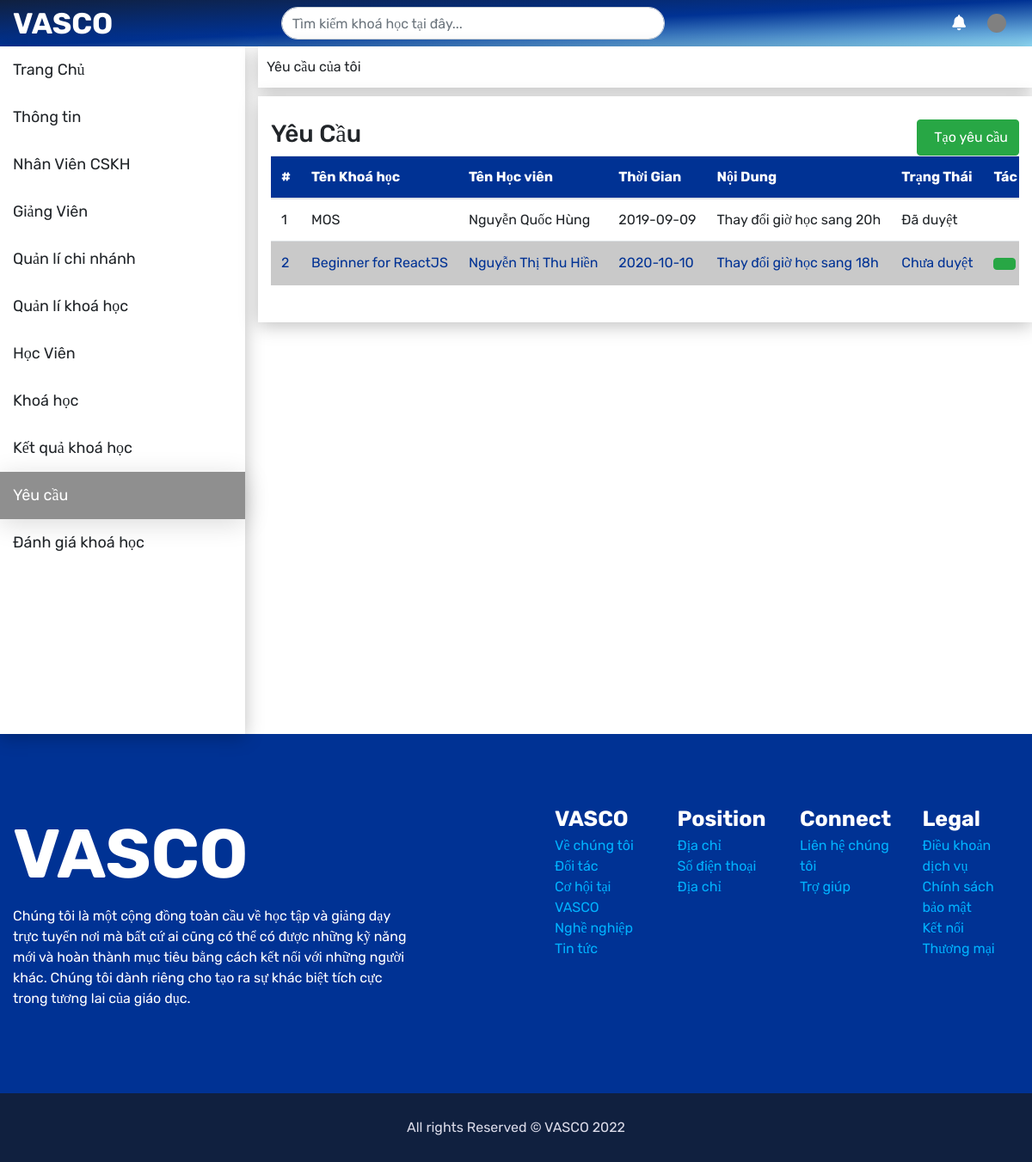
/staff/request.php, run on the app's committed database.
### tables this page shows
CREATE TABLE `request` (
  `time` date NOT NULL,
  `course_id` varchar(7) NOT NULL,
  `student_id` varchar(7) NOT NULL,
  `content` text DEFAULT NULL,
  `status` int(11) DEFAULT NULL
);

CREATE TABLE `course` (
  `course_id` varchar(7) NOT NULL,
  `start_date` date DEFAULT NULL,
  `level` varchar(255) DEFAULT NULL,
  `fee` varchar(255) DEFAULT NULL,
  `name` varchar(255) DEFAULT NULL,
  `length` varchar(255) DEFAULT NULL,
  `time` varchar(255) DEFAULT NULL,
  `manager_id` varchar(255) NOT NULL
);

CREATE TABLE `student` (
  `student_id` varchar(7) NOT NULL,
  `name` varchar(55) NOT NULL,
  `address` varchar(255) DEFAULT NULL,
  `dob` date DEFAULT NULL,
  `age` varchar(3) DEFAULT NULL
);

### staff/request.php (the view, shortened to what this page needs)
<?php
    include('../config/ketnoi.php');
?>
<!doctype html>
<html lang="en">
  <head>
    <link rel="stylesheet" href="../css/allcss.css">
    <link rel="stylesheet" href="../css/header.css">
    <link rel="stylesheet" href="../css/footer.css">
    <link rel="stylesheet" href="./css/header.css">
    <link rel="stylesheet" href="./css/nav-bar.css">
    <link rel="stylesheet" href="./css/profile.css">
    <link rel="stylesheet" href="./css/mycourse.css">
    <link rel="stylesheet" href="https://cdnjs.cloudflare.com/ajax/libs/font-awesome/6.2.0/css/all.min.css">
    <link rel="stylesheet" href="https://stackpath.bootstrapcdn.com/bootstrap/4.3.1/css/bootstrap.min.css">
  </head>
  <body>
    <?php require "./partial/header-logined.php"?>
    <div class="content container-fluid !direction !spacing">
      <div class="row">
        <div class="col-3 navigation-bar">
          <?php require "./partial/nav-bar.php"?>
        </div>
        <div class="col-9">
          <div class="link row">
              <div class="text">Yêu cầu của tôi</div>
          </div>
          <div class="wrapper-content row">
            <div class="container-fluid">
                <div class="row">
                    <div class="col-sm-12">
                        <div class="white-box">
                          <div class="title row">
                            <h3 class="box-title">Yêu Cầu</h3>
                            <button type="button" class="btn btn-success" data-toggle="modal" data-target="#createRequestModal">
                              <iconify-icon icon="material-symbols:add-box"></iconify-icon>Tạo yêu cầu
                            </button>
                          </div>
                            <div class="table-responsive">
                                <table class="table text-nowrap">
                                    <thead>
                                        <tr>
                                            <th>#</th>
                                            <th>Tên Khoá học</th>
                                            <th>Tên Học viên</th>
                                            <th>Thời Gian</th>
                                            <th>Nội Dung</th>
                                            <th>Trạng Thái</th>
                                            <th>Tác vụ</th>
                                        </tr>
                                    </thead>
                                    <tbody>
                                      <?php
                                      $sqlrequest = $con->query("SELECT request.time, request.content, request.status , student.name as student_name, course.name as course_name
                                      FROM (request INNER JOIN course ON request.course_id = course.course_id)
                                      INNER JOIN student ON student.student_id = request.student_id
                                      ");
                                      if ($sqlrequest->num_rows > 0) {
                                        $i = 0;
                                        $output = '';
                                        while( $rowrequest = $sqlrequest->fetch_assoc()) {
                                          $i++;
                                          $output .= '<tr>
                                          <td>'.$i.'</td>
                                          <td>'.$rowrequest['course_name'].'</td>
                                          <td>'.$rowrequest['student_name'].'</td>
                                          <td>'.$rowrequest['time'].'</td>
                                          <td>'.$rowrequest['content'].'</td>';
                                            if($rowrequest['status'] == 1){
                                              $output.= '
                                                      <td>Chưa duyệt</td>
                                                      <td style = "font-size: 18px">
                                                          <button type="button" data-toggle="modal" data-target="#acceptRequestModal" class="btn btn-success"><iconify-icon icon="healthicons:yes"></iconify-icon></button>
                                                          <button type="button" data-toggle="modal" data-target="#deleteRequestModal" class="btn btn-danger deletecourse" style="color: #fff"><iconify-icon icon="mdi:trash"></iconify-icon></button>
                                                        </td>
                                                      </tr>';
                                          }
                                          else{
                                              $output.= '<td>
                                                          Đã duyệt
                                                          </td>
                                                      </tr>';
                                          }
                                        }
                                        echo $output;
                                      }
                                      ?>
                                    </tbody>
                                </table>
                            </div>
                        </div>
                    </div>
                </div>
            </div>
          </div>
        </div>
      </div>
    </div>
    <?php require "../partial/footer.php"?>
  </body>
</html>

### css/allcss.css (style rules this page uses)
:root { --main-color: #0021F5; --primary-color: #003294; --primary-color-light: #2257BF; --second-color: #1CAEE4; --title-text: 34px; --default-text: 18px; --font-style-title: 'Work Sans'; --font-style-main: 'Rubik'; --radius-frame: 20px; --small-text: 16px; --medium-text: 25px; }
* { margin: 0; padding: 0; font-family: var(--font-style-main); box-sizing: border-box; list-style: none; }

### staff/css/profile.css (style rules this page uses)
.content { min-height: 100vh; }
.content .navigation-bar { padding-left: 0 !important; }
.content .link { justify-content: space-between; align-items: center; min-height: 48px; box-shadow: 0px 4px 20px rgba(0, 0, 0, 0.25); background-color: white; padding: 0 10px; }
.content .wrapper-content { margin-top: 10px; padding: 27px 0; box-shadow: 0px 4px 20px rgba(0, 0, 0, 0.25); background-color: white; }

### staff/css/mycourse.css (style rules this page uses)
.table thead tr { background-color: #003294; color: white; }
.table tbody tr td { vertical-align: middle; }
.table tbody tr:not(:nth-child(2n + 1)) { background-color: #C9c9c9; color: #003294; }
.white-box .title { display: flex; justify-content: space-between; padding: 0 15px; }
.white-box .title button { display: flex; align-items: center; }

### data on the page
request: course.name "MOS", student.name "Nguyễn Quốc Hùng", time "2019-09-09", content "Thay đổi giờ học sang 20h", status "Đã duyệt"
request: course.name "Beginner for ReactJS", student.name "Nguyễn Thị Thu Hiền", time "2020-10-10", content "Thay đổi giờ học sang 18h", status "Chưa duyệt"
